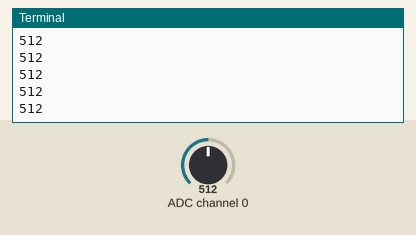
A program run on a simulated Raspberry Pi (BCM pin numbers). Parts: the last lines printed to the terminal. Inputs (shaded band) come from the test bench; at power-on: ADC channel 0 = 512 (analog values on the 0–1023 scale).

Above: at 1.2 s.
1.3 s: ADC channel 0 set to 716
At 1.31 s:
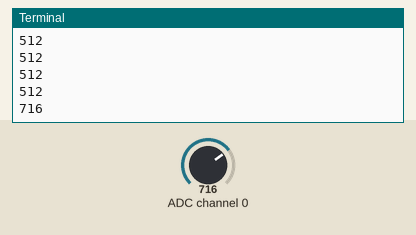
2.8 s: ADC channel 0 set to 900
At 2.81 s:
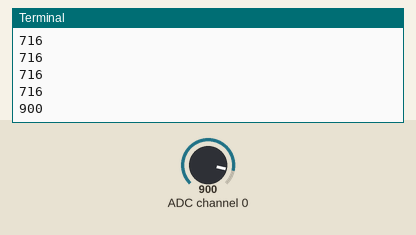
Timing chart, 0 to 5.8 s (numbered marks = the images above; inputs shaded):
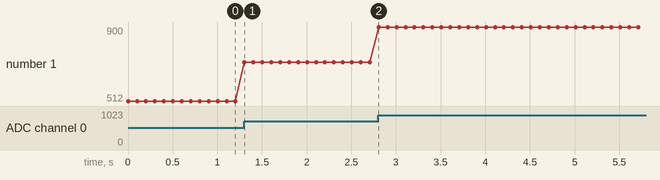

The program:

02_ADC_raw_value.py
```python
from gpiozero import MCP3008
from time import sleep

pot = MCP3008(channel=0,
              clock_pin=11,
              mosi_pin=10,
              miso_pin=9,
              select_pin=8)

while True:
    print(pot.raw_value)    # Value is from 0 to 1023 (10-bit ADC)
    sleep(0.1)
```

Measured:
- after the input at 1.3 s, the terminal: prints a new line at once (image 1)
- after the input at 2.8 s, the terminal: prints a new line at once (image 2)
- plotted number 1: 512 → 716 after the input at 1.3 s, 716 → 900 after the input at 2.8 s
